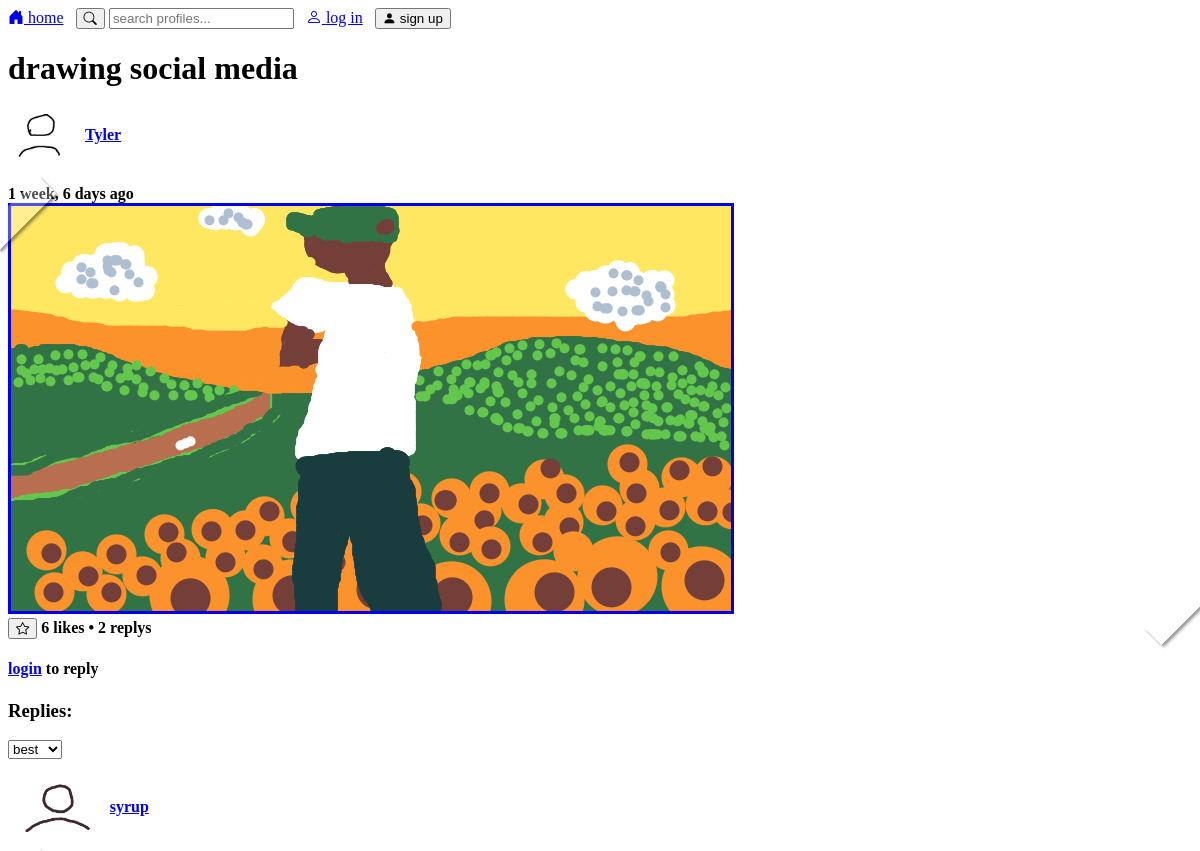
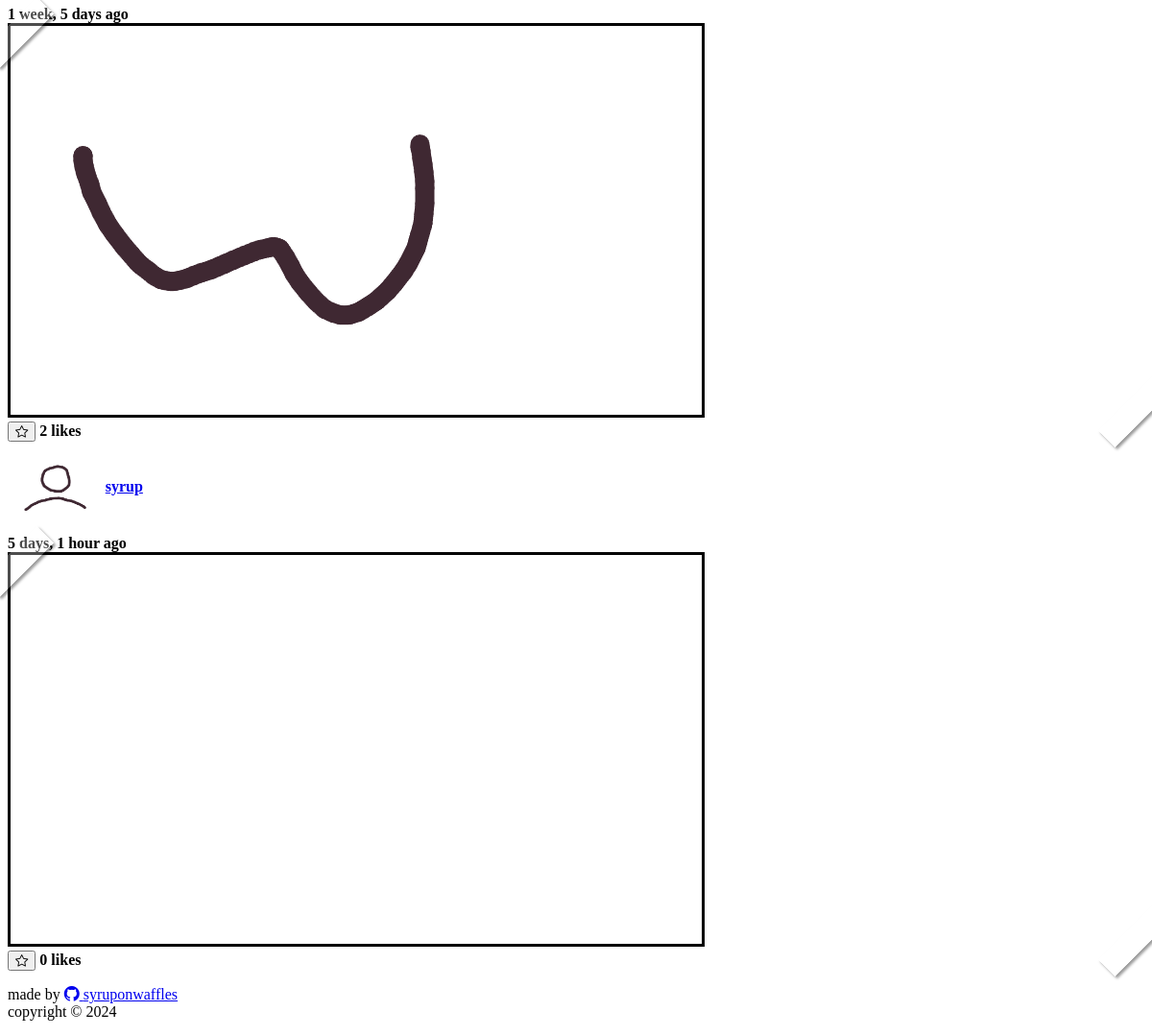
Page /post/31/ on the earlier database version (2 pictures, top to bottom).
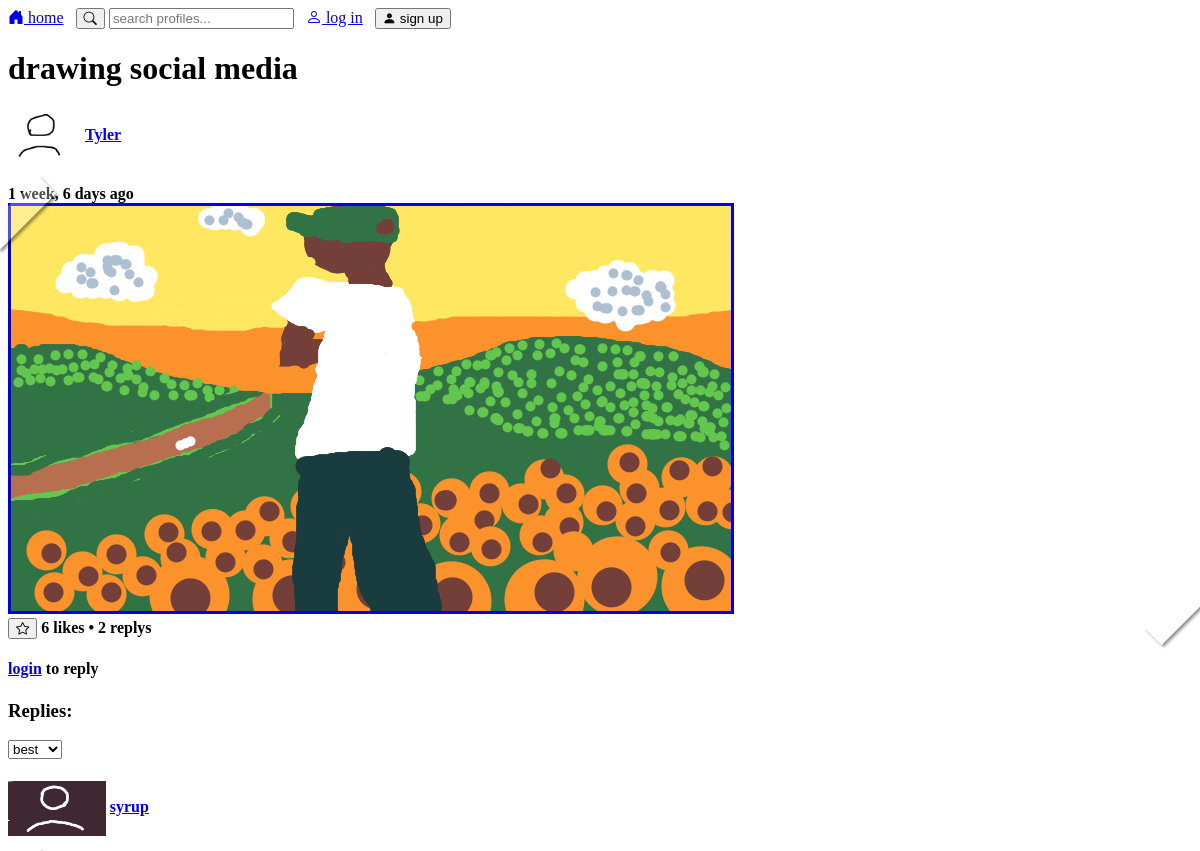
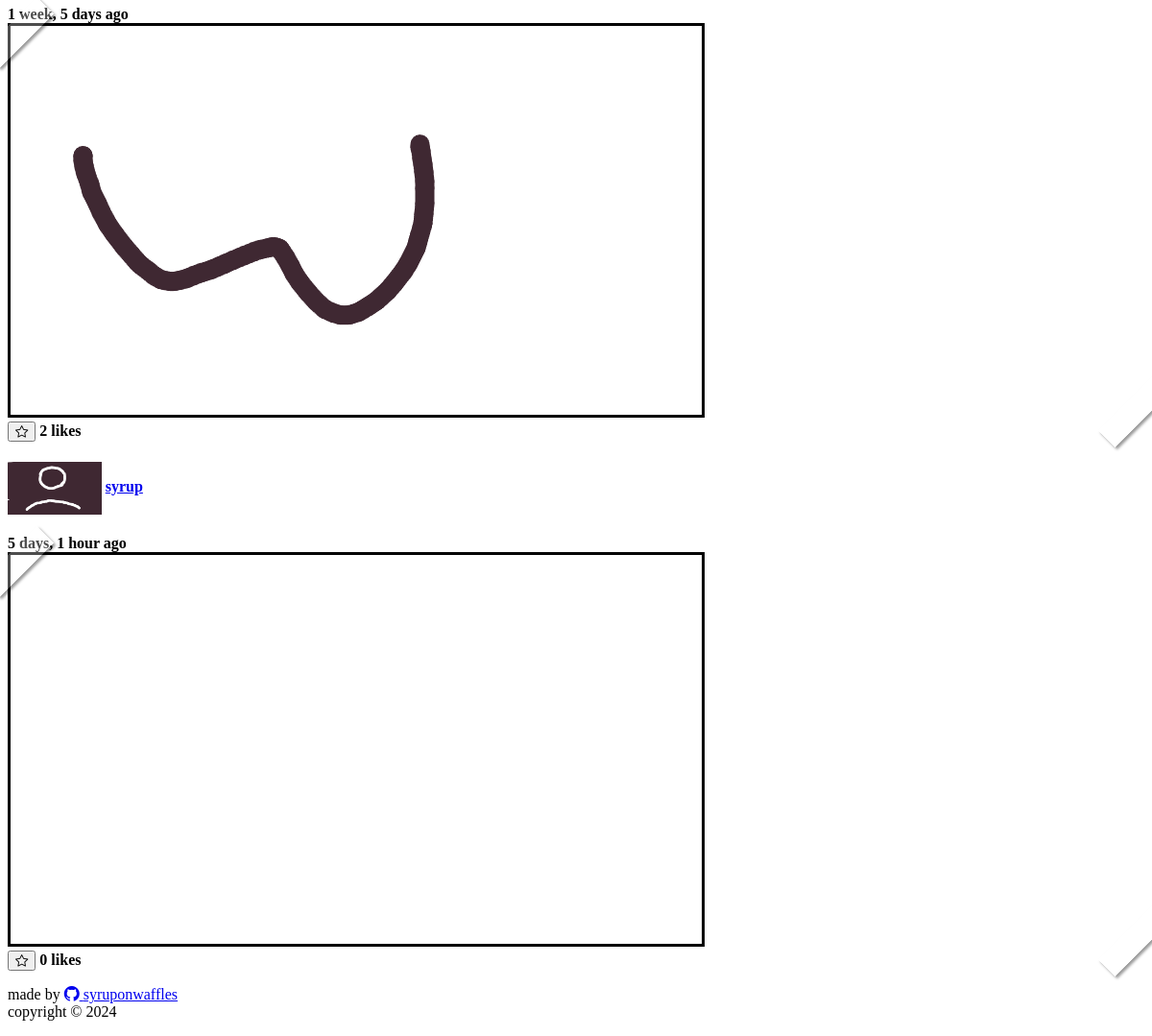
Same page on the later database version (2 pictures, top to bottom).
### socialMedia/models.py (models this page shows, shortened)
class Post(models.Model):
    body = models.ImageField()
    created_by = models.ForeignKey("UserProfile", on_delete=models.CASCADE)
    created_on = models.DateTimeField(auto_now_add=True)

class UserProfile(models.Model):
    user = models.OneToOneField(User, on_delete=models.CASCADE,related_name='profile')
    profile_picture = models.ImageField(default="placeholders/fpfPlaceholder.png")
    bio_picture = models.ImageField(default="placeholders/bioPlaceholder.png")
    def __str__(self):
        return self.user.username

class Reply(models.Model):
    body = models.ImageField()
    created_by = models.ForeignKey("UserProfile", on_delete=models.CASCADE)
    created_on = models.DateTimeField(auto_now_add=True)
    post = models.ForeignKey("Post", on_delete=models.CASCADE,related_name='replys')

### socialMedia/views.py (the view, shortened to what this page needs)
# urls.py: path('post/<int:pk>/',views.post_detail,name="post_detail"),
def post_detail(request, pk):
    order_by="-like_count"
    url_sort_by="best"
    parsed_url = parse_qs(urlparse(request.build_absolute_uri()).query)
    post = Post.objects.get(pk=pk)
    replys = Reply.objects.filter(post=post).annotate(like_count=Count('reply_likes')+1).order_by(order_by)
    form = CanvasForm()
    context = {
        "post": post,
        "replys":replys,
        "url_sort_by" :url_sort_by,
        "canvasForm": CanvasForm()
    }
    return render(request, "post_detail.html", context)

### socialMedia/forms.py
class CanvasForm(forms.Form):
    body = forms.CharField()

### socialMedia/templates/post_detail.html
{% extends "base.html" %}
{% block page_content %}
    {% include 'components/post.html' %}
    {% if user.is_authenticated %}
        <div x-data="{show: false}">
            <a href="#0"><h3 x-on:click="show=!show"><span><i x-show="!show" class="bi bi-caret-right-fill"></i> <i x-show="show" class="bi bi-caret-down-fill"></i></span> draw your own reply:</h3></a>
            <div x-show="show" x-transition>
                {% include 'components/paint.html' %}
            </div>
        </div>
    {% else %}
        <h4><a href="{% url 'login'%}">login</a> to reply</h4>
    {% endif %}
    <h3>Replies:</h3>
    {% include "components/sort.html" %}
    {% if replys %}
        {% for reply in replys %}
                    {% include 'components/reply.html' %}
                {% endfor %}
            {% else %}
                {% if user == post.created_by.user %}
                    <h4> no one replied to your post yet. sad</h4>
        {% else %}
            <h4> no one replied to this post yet. you can change that</h4>
        {% endif %}
    {% endif %}
{% endblock page_content %}

### socialMedia/templates/base.html (shortened to what this page needs)
<!DOCTYPE html>
<html lang="en">
<head>
    {% load static %}
    <link rel="stylesheet" href="https://cdn.simplecss.org/simple.min.css">
    <link rel="stylesheet" href="https://cdn.jsdelivr.net/npm/bootstrap-icons@1.3.0/font/bootstrap-icons.css">
    <link rel="stylesheet" href="{% static 'custom.css' %}">
</head>
<body hx-headers='{"X-CSRFToken": "{{ csrf_token }}"}'>
    <header>
        <nav>
            <a href="{% url 'home'%}"><i class="bi bi-house-door-fill"></i> home</a>
            <form style="display: inline;margin: 0 .5rem 1rem;" method="get" id="search">
                <button type="submit"><i class="bi bi-search"></i></button>
                <input type="text" onchange="document.getElementById('search').action = `/search/${this.value}/`;" placeholder="search profiles...">
            </form>
            {% if user.is_authenticated %}
                <a href="{% url 'profile_detail' user.pk %}"><i class="bi bi-person-fill"></i> {{user.username}}</a>
                <a href="{% url 'settings'%}"><i class="bi bi-gear-fill"></i> settings</a>
                <form style="display: inline;margin: 0 .5rem 1rem;" method="post" action="{% url 'logout' %}">
                    {% csrf_token %}
                    <button type="submit"><i class="bi bi-door-open-fill"></i> log out</button>
                </form>
            {% else %}
                <a href="{% url 'login'%}"><i class="bi bi-person"></i> log in</a>
                <form style="display: inline;margin: 0 .5rem 1rem;" method="post" action="{% url 'signup' %}">
                    <button type="submit"><i class="bi bi-person-fill"></i> sign up</button>
                </form>
            {% endif %}
        </nav>
        <h1>drawing social media</h1>
    </header>
    <main>
        {% block page_content %}{% endblock page_content %}
    </main>
    <footer>
        <p>made by <a href="https://github.com/SyrupOnWaffles/"><i class="bi bi-github"></i> syruponwaffles</a><br>
        copyright © 2024 </p>
    </footer>
</body>
</html>

### socialMedia/templates/components/post.html (shortened to what this page needs)
{% load static %}
{% load filters %}
<section class="post">
    <div>
        <h4>
            <a href="{% url 'profile_detail' post.created_by.pk%}"><img style="height: 55px; border-style: none;vertical-align: middle;" src="/media/{{post.created_by.profile_picture}}" ></a>
            <a href="{% url 'profile_detail' post.created_by.pk%}">{{ post.created_by|truncatechars:20 }}</a>
        </h4>
        <b>{{ post.created_on|timesince}} ago</b>
        <div class="photo"><a href="{% url 'post_detail' post.pk%}"> <img class="art" src="/media/{{post.body.name }}" ></a></div>
    </div>
    {% if user.is_authenticated %}
            <button hx-swap="begin" hx-post="{% url 'post_like' post.pk %}">
                {% if post.likes.all|dasame:user.pk %}
                <i class="bi bi-star-fill"></i>
                {% else %}
                <i class="bi bi-star"></i>
                {% endif %}
            </button>
    {% else %}
        <form style="display: inline;" method="post" action="{% url 'login' %}">
            <button type="submit"><i class="bi bi-star"></i></button>
        </form>
    {% endif %}
    <h4 style="display: inline"> <span id='like-count' id="likes">{{post.likes.all.count}}</span> likes • <span x-text="replys">{{post.replys.all.count}}</span> replys</h4>
    </section>

### socialMedia/templates/components/sort.html (shortened to what this page needs)
<div>
    <select onchange="location = window.location.href.split('?')[0] + this.value;">
        {% if url_sort_by == "new" %}
            <option selected value="?sort_by=new">new</option>
            <option value="?sort_by=best">best</option>
            <option value="?sort_by=worst">worst</option>
        {%  elif url_sort_by == "best" %}
            <option selected value="?sort_by=best">best</option>
         {%  elif url_sort_by == "worst" %}
            <option value="?sort_by=new">new</option>
            <option value="?sort_by=best">best</option>
            <option selected value="?sort_by=worst">worst</option>
        {% endif%}
    </select>
</div>

### socialMedia/templates/components/reply.html (shortened to what this page needs)
{% load static %}
{% load filters %}
<div class="reply">
    <div>
        <h4>
            <a href="{% url 'profile_detail' reply.created_by.pk%}"><img style="height: 55px; border-style: none;vertical-align: middle;" src="/media/{{reply.created_by.profile_picture}}" ></a>
            <a href="{% url 'profile_detail' reply.created_by.pk%}">{{ reply.created_by|truncatechars:20 }}</a>
        </h4>
        <b>{{ reply.created_on|timesince}} ago</b>
        <div class="photo"><img class="art" src="/media/{{reply.body.name }}" ></div>
    </div>
    {% if user.is_authenticated %}
    <button hx-post="{% url 'reply_like' reply.pk %}">
        {% if reply.reply_likes.all|dasame:user.pk %}
            <i class="bi bi-star-fill"></i>
        {% else %}
            <i class="bi bi-star"></i>
        {% endif %}
    </button>
    {% else %}
        <form style="display: inline;" method="reply" action="{% url 'login' %}">
            <button type="submit"><i class="bi bi-star"></i></button>
        </form>
    {% endif %}
    <h4 style="display: inline"> <span id='reply-like-count' x-text="reply_likes">{{reply.reply_likes.all.count}}</span> likes</h4>
    </div>

### socialMedia/static/custom.css (style rules this page uses)
.photo { position: relative; }
.photo:before { content: ""; height: 25px; width: 80px; background-color: rgba(255, 255, 255, .3); position: absolute; top: -5px; left: -5px; transform: translateX(-30%) translateY(10%) rotate(-45deg); box-shadow: 0px 3px 3px rgba(0, 0, 0, 0.4); pointer-events: none }
.photo:after { content: ""; height: 25px; width: 80px; background-color: rgba(255, 255, 255, .3); position: absolute; bottom: -5px; right: -5px; transform: translateX(30%) translateY(-10%) rotate(-45deg); box-shadow: 0px 3px 3px rgba(0, 0, 0, 0.4); pointer-events: none }
.art { border-style: solid; }

Differences in the rows shown:
changed through a linked row, Reply "1 week, 5 days": created_by.profile_picture: a different picture
changed through a linked row, Reply "5 days, 1 hour": created_by.profile_picture: a different picture
